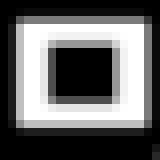
#> input picture test/1.png, 20 x 20 px (shown 8 times larger)
$ python t.py
#> lines starting #> are read from the running program, lines starting #| are printed output that depends on the picture; after the words box and inside, x2 and y2 are one past the last pixel; in counts of white or black regions, pixels touching at a corner belong together
import cv2

# [52 lines left out: function thinning, not called in this run]


# Load the binary image
img = cv2.imread('1.png', cv2.IMREAD_GRAYSCALE)
#> img is the input picture: shape (20, 20); min 0, max 255, mean 101.8

# Apply thresholding to convert the image to binary
_, img = cv2.threshold(img, 127, 255, cv2.THRESH_BINARY)
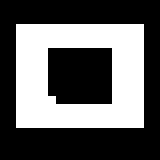
#> img: shape (20, 20) (shown 8 times larger); 38.2% white; 1 white region, box (x1, y1, x2, y2) and area: (2, 3, 18, 16) 153

# Apply thinning algorithm
thinning = cv2.ximgproc.thinning(img, None, cv2.ximgproc.THINNING_ZHANGSUEN)
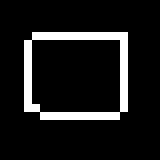
#> thinning: shape (20, 20) (shown 8 times larger); 10.2% white in thin lines or dots, all inside (x1, y1, x2, y2) = (3, 4, 16, 15)

# Save the thinned image
cv2.imwrite('thinned_image.png', thinning)
